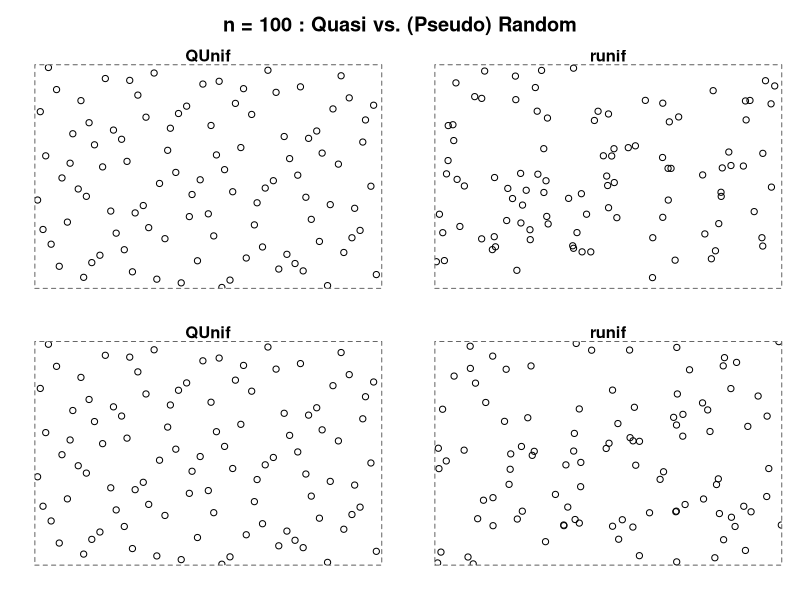
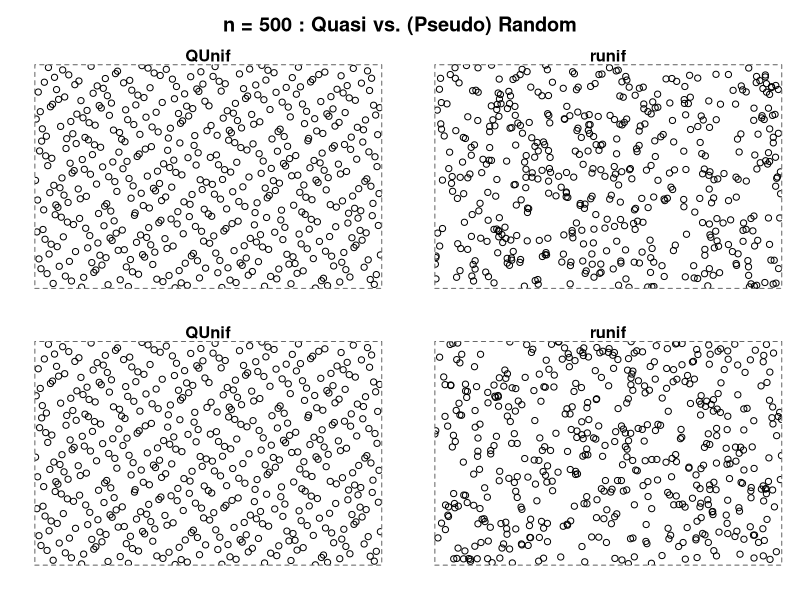
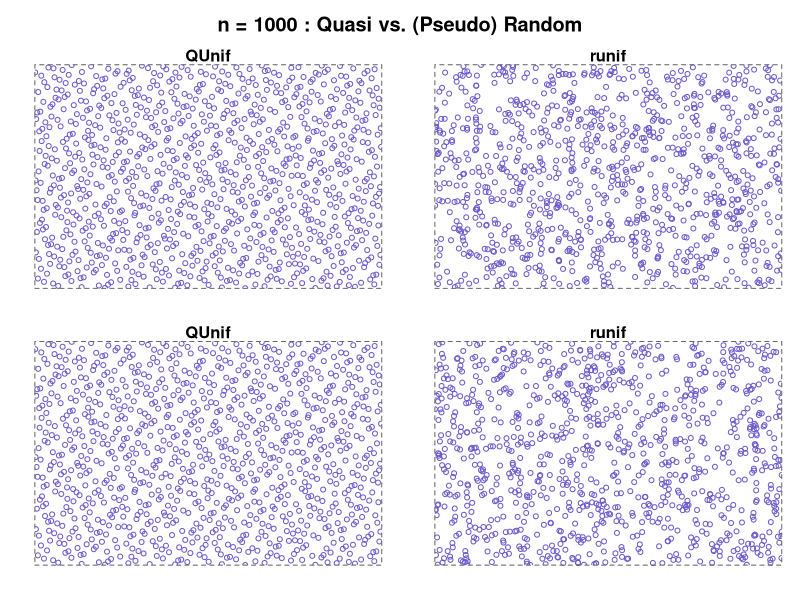
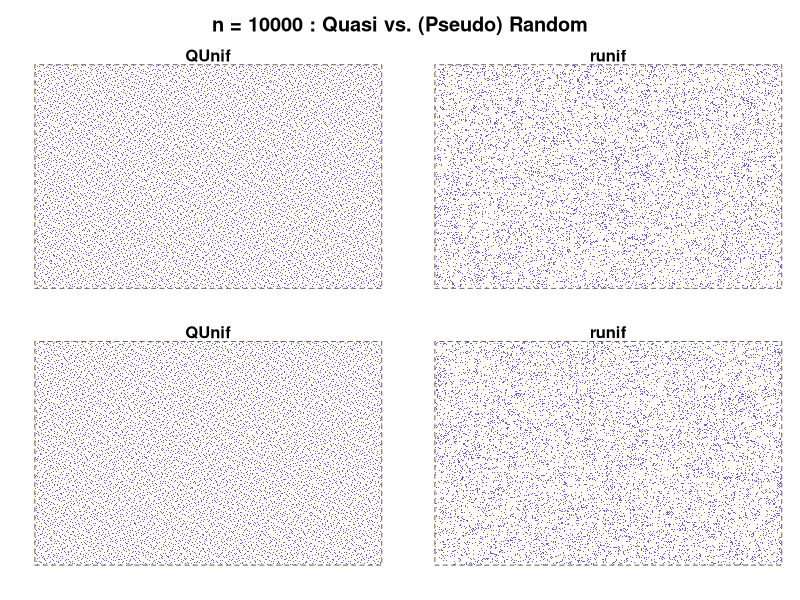
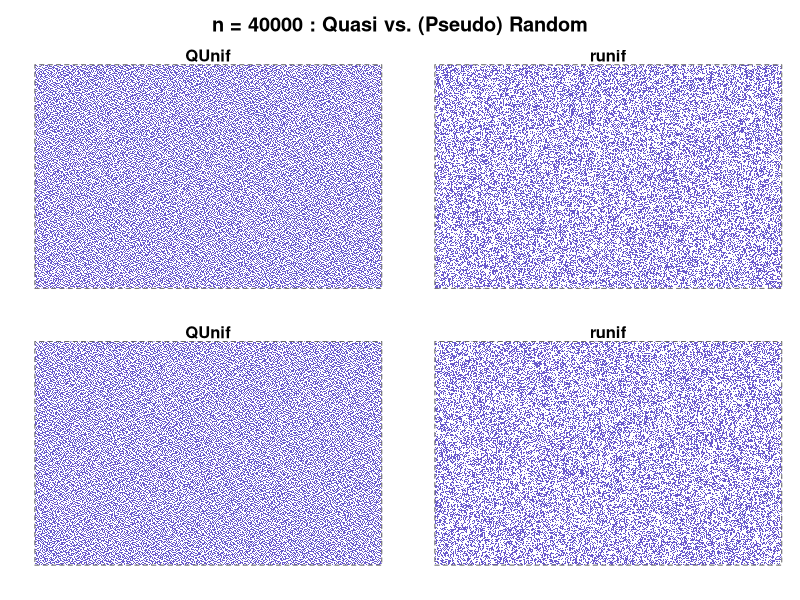

The R source for these figures, in order:
library(sfsmisc)


### Name: QUnif
### Title: Quasi Randum Numbers via Halton Sequences
### Aliases: QUnif sHalton
### Keywords: math multivariate datagen

### ** Examples

32*sHalton(20, base=2)

stopifnot(sHalton(20, base=3, leap=2) ==
          sHalton(20, base=3)[1+2*(0:9)])
## ------- a 2D Visualization -------

Uplot <- function(xy, axes=FALSE, xlab="", ylab="", ...) {
  plot(xy, xaxs="i", yaxs="i", xlim=0:1, ylim=0:1, xpd = FALSE,
       axes=axes, xlab=xlab, ylab=ylab, ...)
  box(lty=2, col="gray40")
}

do4 <- function(n, ...) {
  op <- mult.fig(4, main=paste("n =", n,": Quasi vs. (Pseudo) Random"),
                 marP=c(-2,-2,-1,0))$old.par
  on.exit(par(op))
  for(i in 1:2) {
     Uplot(QUnif(n, p=2), main="QUnif", ...)
     Uplot(cbind(runif(n), runif(n)), main="runif", ...)
  }
}
do4(100)
do4(500)
do4(1000, cex = 0.8, col="slateblue")
do4(10000, pch= ".", col="slateblue")
do4(40000, pch= ".", col="slateblue")
